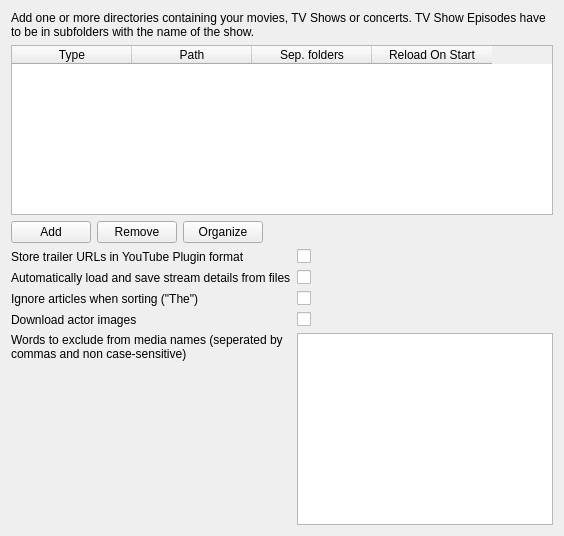
      <widget class="QWidget" name="page_0">
       <layout class="QVBoxLayout" name="verticalLayout_5">
        <item>
         <widget class="QLabel" name="labelGlobal">
          <property name="text">
           <string>Add one or more directories containing your movies, TV Shows or concerts. TV Show Episodes have to be in subfolders with the name of the show.</string>
          </property>
          <property name="wordWrap">
           <bool>true</bool>
          </property>
         </widget>
        </item>
        <item>
         <widget class="QTableWidget" name="dirs">
          <property name="minimumSize">
           <size>
            <width>0</width>
            <height>100</height>
           </size>
          </property>
          <property name="maximumSize">
           <size>
            <width>16777215</width>
            <height>170</height>
           </size>
          </property>
          <property name="selectionMode">
           <enum>QAbstractItemView::SingleSelection</enum>
          </property>
          <attribute name="horizontalHeaderDefaultSectionSize">
           <number>120</number>
          </attribute>
          <attribute name="verticalHeaderVisible">
           <bool>false</bool>
          </attribute>
          <column>
           <property name="text">
            <string>Type</string>
           </property>
          </column>
          <column>
           <property name="text">
            <string>Path</string>
           </property>
          </column>
          <column>
           <property name="text">
            <string>Sep. folders</string>
           </property>
           <property name="toolTip">
            <string>Items are in separate folders</string>
           </property>
          </column>
          <column>
           <property name="text">
            <string>Reload On Start</string>
           </property>
           <property name="toolTip">
            <string>Automatically reload contents on start</string>
           </property>
          </column>
         </widget>
        </item>
        <item>
         <layout class="QHBoxLayout" name="horizontalLayout">
          <item>
           <widget class="QPushButton" name="buttonAddDir">
            <property name="text">
             <string>Add</string>
            </property>
           </widget>
          </item>
          <item>
           <widget class="QPushButton" name="buttonRemoveDir">
            <property name="text">
             <string>Remove</string>
            </property>
           </widget>
          </item>
          <item>
           <widget class="QPushButton" name="buttonMovieFilesToDirs">
            <property name="toolTip">
             <string>&lt;html&gt;&lt;head/&gt;&lt;body&gt;&lt;p&gt;Sort movies into separate directories&lt;/p&gt;&lt;/body&gt;&lt;/html&gt;</string>
            </property>
            <property name="text">
             <string>Organize</string>
            </property>
           </widget>
          </item>
          <item>
           <spacer name="horizontalSpacer">
            <property name="orientation">
             <enum>Qt::Horizontal</enum>
            </property>
            <property name="sizeHint" stdset="0">
             <size>
              <width>40</width>
              <height>20</height>
             </size>
            </property>
           </spacer>
          </item>
         </layout>
        </item>
        <item>
         <layout class="QFormLayout" name="formLayout_3">
          <property name="fieldGrowthPolicy">
           <enum>QFormLayout::ExpandingFieldsGrow</enum>
          </property>
          <item row="0" column="0">
           <widget class="QLabel" name="label_5">
            <property name="text">
             <string>Store trailer URLs in YouTube Plugin format</string>
            </property>
           </widget>
          </item>
          <item row="0" column="1">
           <widget class="QCheckBox" name="useYoutubePluginUrls">
            <property name="text">
             <string/>
            </property>
           </widget>
          </item>
          <item row="1" column="0">
           <widget class="QLabel" name="label_6">
            <property name="text">
             <string>Automatically load and save stream details from files</string>
            </property>
           </widget>
          </item>
          <item row="1" column="1">
           <widget class="QCheckBox" name="chkAutoLoadStreamDetails">
            <property name="text">
             <string/>
            </property>
           </widget>
          </item>
          <item row="2" column="0">
           <widget class="QLabel" name="label_8">
            <property name="text">
             <string>Ignore articles when sorting (&quot;The&quot;)</string>
            </property>
           </widget>
          </item>
          <item row="2" column="1">
           <widget class="QCheckBox" name="chkIgnoreArticlesWhenSorting">
            <property name="text">
             <string/>
            </property>
           </widget>
          </item>
          <item row="3" column="0">
           <widget class="QLabel" name="label_10">
            <property name="text">
             <string>Download actor images</string>
            </property>
           </widget>
          </item>
          <item row="3" column="1">
           <widget class="QCheckBox" name="chkDownloadActorImages">
            <property name="text">
             <string/>
            </property>
           </widget>
          </item>
          <item row="4" column="1">
           <widget class="QTextEdit" name="excludeWordsText">
            <property name="toolTip">
             <string>Words to exclude from media names (seperated by commas and non case-sensitive)</string>
            </property>
           </widget>
          </item>
          <item row="4" column="0">
           <widget class="QLabel" name="label_excludeWords">
            <property name="text">
             <string>Words to exclude from media names (seperated by commas and non case-sensitive)</string>
            </property>
            <property name="alignment">
             <set>Qt::AlignLeading|Qt::AlignLeft|Qt::AlignTop</set>
            </property>
            <property name="wordWrap">
             <bool>true</bool>
            </property>
           </widget>
          </item>
         </layout>
        </item>
       </layout>
      </widget>
